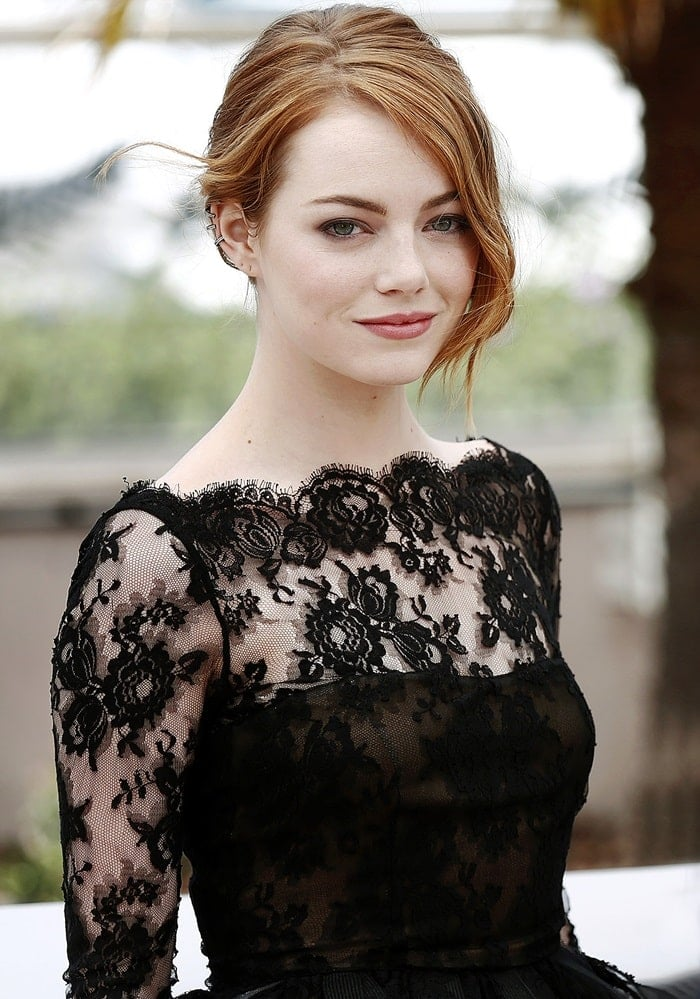
#> input picture OpenCV-Object-Detection/Image Processor CI-CD/input.jpg, 700 x 999 px, given in place of the camera
$ python motion_detector.py
#> lines starting #> are read from the running program, lines starting #| are printed output that depends on the picture
# motion_detector.py

import cv2
import time

# --- Setup ---
# Initialize the webcam to capture video.
# The argument '0' refers to the default camera. You can change this if you have multiple cameras.
cap = cv2.VideoCapture(0)

# Allow the camera to warm up for a moment to get a stable first frame.
# This helps prevent false motion detection at the start.
time.sleep(2)

# Read the first frame and convert it to grayscale for comparison.
# This will be our "background" reference frame.
ret, frame1 = cap.read()
#> frame1 is the input picture: shape (999, 700, 3); mean B, G, R 108.1, 117.3, 125.6
if not ret:
    print("Error: Could not read from webcam. Exiting.")
    exit()

# Convert the reference frame to grayscale and apply a Gaussian blur.
# Grayscale simplifies the image, and blurring reduces noise, making motion detection more reliable.
gray_frame1 = cv2.cvtColor(frame1, cv2.COLOR_BGR2GRAY)
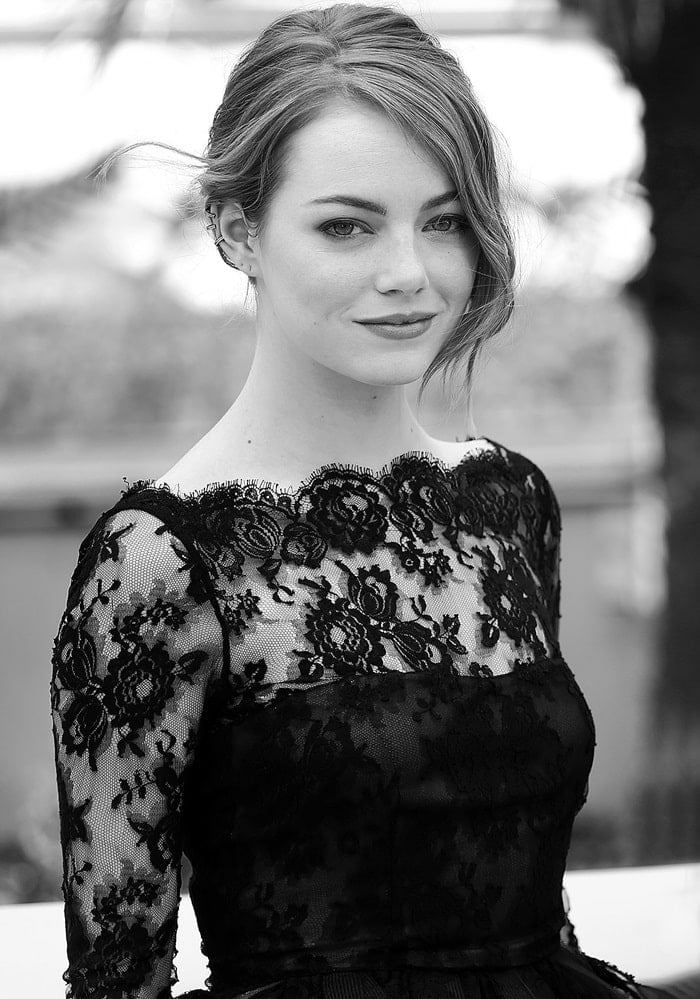
#> gray_frame1: shape (999, 700); min 0, max 255, mean 118.8
gray_frame1 = cv2.GaussianBlur(gray_frame1, (21, 21), 0)
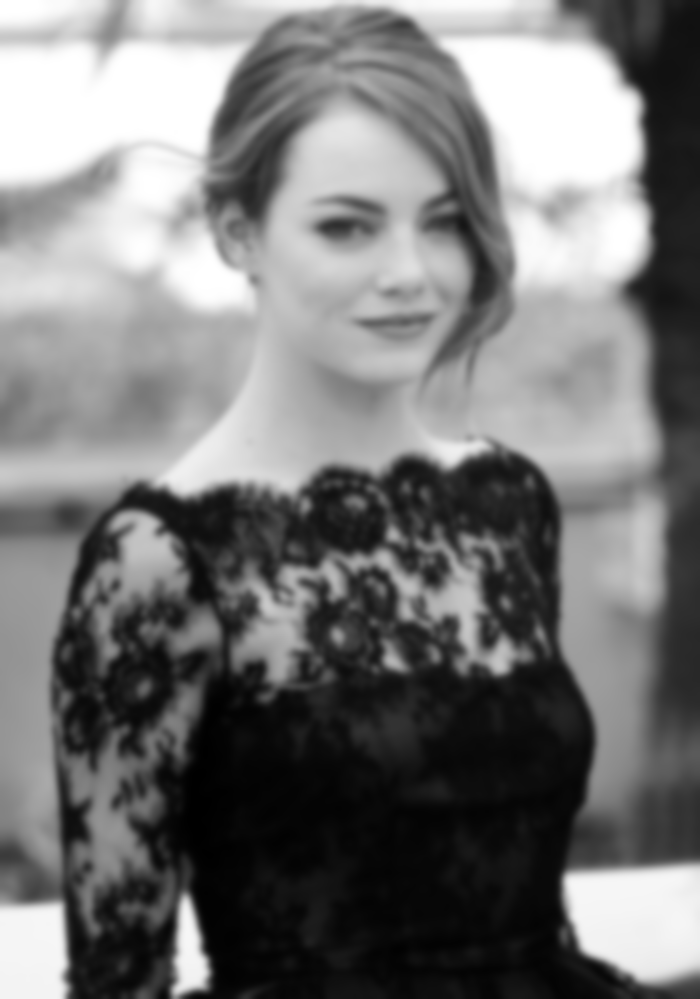
#> gray_frame1: shape (999, 700); min 0, max 255, mean 118.8

print("Motion detector is ready. Press 'q' to quit.")

# --- Main Loop ---
# This loop continuously reads frames and checks for motion.
while True:
    # Read the next frame from the camera.
    ret, frame2 = cap.read()
    if not ret:
        print("Error: Could not read next frame. Exiting.")
        break

    # Convert the new frame to grayscale and blur it, just like the reference frame.
    gray_frame2 = cv2.cvtColor(frame2, cv2.COLOR_BGR2GRAY)
    gray_frame2 = cv2.GaussianBlur(gray_frame2, (21, 21), 0)

    # Calculate the absolute difference between the two frames.
    # Pixels that have changed significantly will have a high difference value.
    frame_delta = cv2.absdiff(gray_frame1, gray_frame2)
#> frame_delta: shape (999, 700); every value is 0

    # Apply a threshold to the difference image.
    # This turns the difference into a binary image, where white pixels are changes and black pixels are not.
    # The threshold value (30) can be adjusted to make the detector more or less sensitive.
    thresh = cv2.threshold(frame_delta, 30, 255, cv2.THRESH_BINARY)[1]

    # Dilate the thresholded image to fill in small gaps and make motion more prominent.
    thresh = cv2.dilate(thresh, None, iterations=2)

    # Find contours in the thresholded image.
    # These contours represent the boundaries of the moving objects.
    contours, _ = cv2.findContours(thresh.copy(), cv2.RETR_EXTERNAL, cv2.CHAIN_APPROX_SIMPLE)
#> contours = []

    # Iterate through the detected contours.
    for contour in contours:
        # If a contour is too small, it's probably just noise. Skip it.
        # The contour area (1000) can be adjusted.
        if cv2.contourArea(contour) < 1000:
            continue

        # Get the bounding box coordinates for the contour.
        (x, y, w, h) = cv2.boundingRect(contour)

        # Draw a green rectangle around the moving object on the original color frame.
        cv2.rectangle(frame2, (x, y), (x + w, y + h), (0, 255, 0), 2)
#> this loop made 0 passes

    # Display the current frame with the motion detection rectangles.
    cv2.imshow('Motion Detector', frame2)

    # Set the current frame as the new reference frame for the next iteration.
    gray_frame1 = gray_frame2

    # Check for the 'q' key press to quit the application.
    if cv2.waitKey(1) & 0xFF == ord('q'):
#> (key q is pressed here)
        break

# --- Cleanup ---
# Release the webcam and close all windows.
cap.release()
cv2.destroyAllWindows()
